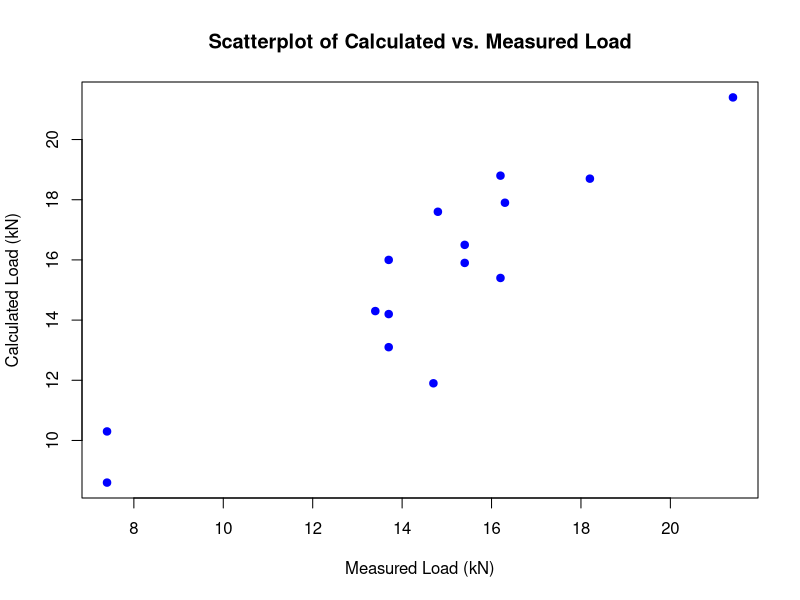

This chart was generated by the following R code:
## ---- chunk 1
knitr::opts_chunk$set(echo = TRUE)
## ---- chunk 2
    energy <- read.csv("hw5q1.csv", header = TRUE)
## ---- chunk 3
    energy_model <- lm(Energy ~ Plastics + Paper + Garbage + Water, data = energy)
    summary(energy_model)
    # For each 1% increase in plastics, the energy content increases by ~28.93kcal/kg. An 
    # increase in paper content is also associated with an increase in energy, but not 
    # as much as plastics. Garbage has a modest positive relationship. Water shows a 
    # negative relationship- as the water content increases, energy content decreases.
## ---- chunk 4
    new_data <- data.frame(Plastics = 17.03, Paper = 23.46, Garbage = 32.45, Water = 53.23)
    
    predicted_energy <- predict(energy_model, newdata = new_data)
    predicted_energy
    
    actual_energy <- energy$Energy[11]
    actual_energy
    
    residual_11 <- actual_energy - predicted_energy
    residual_11
## ---- chunk 5
    model_summary <- summary(energy_model)
    r_squared <- model_summary$r.squared
    adj_r_squared <- model_summary$adj.r.squared
    
    r_squared
    adj_r_squared
## ---- chunk 6
    conc <- read.csv("hw5q2.csv", header = TRUE)
## ---- chunk 7
    plot(conc$Meas, conc$Calc,
     main = "Scatterplot of Calculated vs. Measured Load",
     xlab = "Measured Load (kN)",
     ylab = "Calculated Load (kN)",
     pch = 19, col = "blue")
    # The scatterplot shows that when the measured load is low, the calculated load 
    # is also low. Moreover, the individual sample values are fairly closely related, 
    # indicating a strong correspondence between the two measures.
## ---- chunk 8
    cor_coeff <- cor(conc$Meas, conc$Calc)
    cor_coeff
    # The sample correlation coefficient is 0.9030, which confirms a strong positive 
    # linear relationship between the calculated and measured loads.
## ---- chunk 9
    shear <- read.csv("hw5q3.csv", header = TRUE)
## ---- chunk 10
    model_a <- lm(y ~ x1 + x2, data = shear)
    summary(model_a)
## ---- chunk 11
    shear$x1x2 <- shear$x1 * shear$x2

    model_b <- lm(y ~ x1 + x2 + x1x2, data = shear)
    summary(model_b)
## ---- chunk 12
    shear$x1sq <- shear$x1^2
    shear$x2sq <- shear$x2^2
    
    model_c <- lm(y ~ x1 + x2 + x1x2 + x1sq + x2sq, data = shear)
    summary(model_c)
## ---- chunk 13
    adj_r2_a <- summary(model_a)$adj.r.squared
    adj_r2_b <- summary(model_b)$adj.r.squared
    adj_r2_c <- summary(model_c)$adj.r.squared
    
    adj_r2_a
    adj_r2_b
    adj_r2_c
    # Model (c) is clearly the best model, as it has the highest adjusted R² value. 
    # This indicates that including both the interaction and quadratic terms provides 
    # a significantly better fit for predicting maximum sustained shear.
